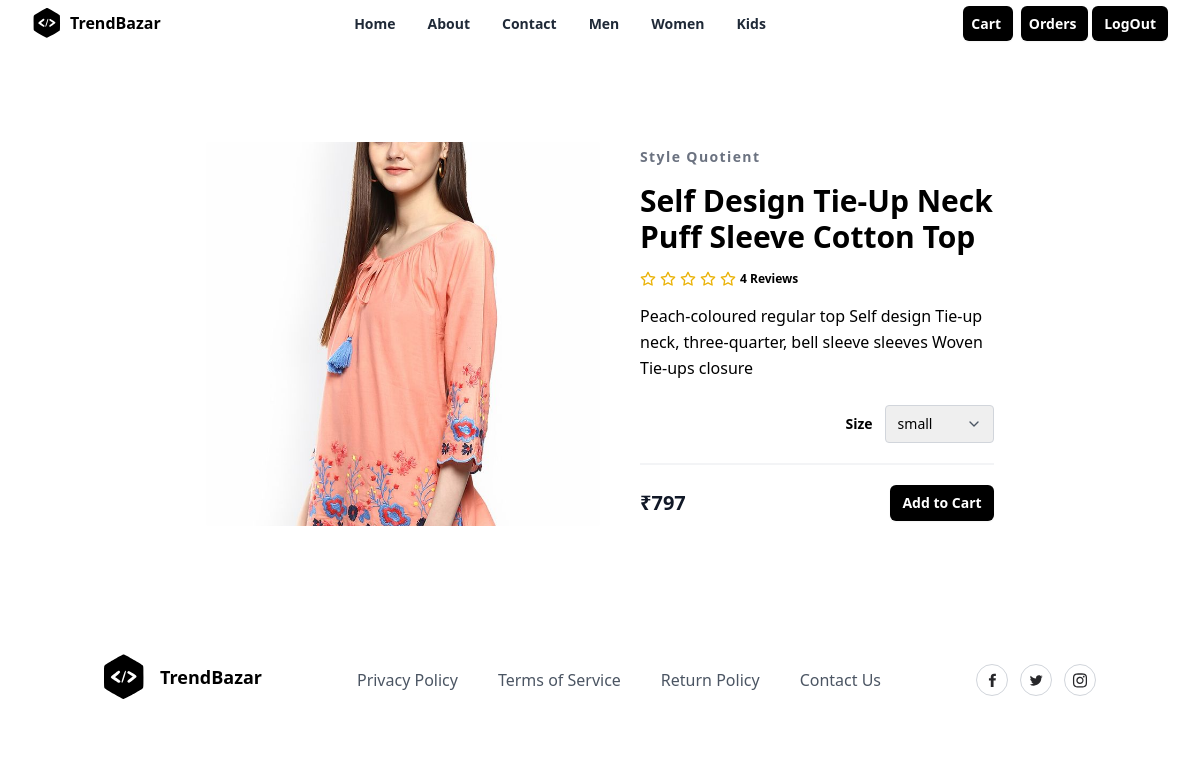
/product/5/, run on the app's committed database.
### store/models.py (models this page shows, shortened)
class Product(models.Model):
    title=models.CharField(max_length=200)
    description=models.CharField(max_length=400,null=True,blank=True)
    size_object=models.ManyToManyField(Size)
    category_object=models.ForeignKey(Category,on_delete=models.CASCADE)
    brand_object=models.ForeignKey(Brand,on_delete=models.CASCADE)
    image=models.ImageField(upload_to="product_images",null=True,blank=True,default="product_images/default.jpg")
    price=models.PositiveIntegerField()
    created_date=models.DateTimeField(auto_now_add=True)
    updated_date=models.DateTimeField(auto_now=True)
    is_active=models.BooleanField(default=True)

class Brand(models.Model):
    name=models.CharField(max_length=200,unique=True)
    created_date=models.DateTimeField(auto_now_add=True)
    updated_date=models.DateTimeField(auto_now=True)
    is_active=models.BooleanField(default=True)
    def __str__(self) -> str:
        return self.name

### store/views.py (the view)
# urls.py: path("product/<int:pk>/",views.ProductDetailView.as_view(),name="product-detail"),
class ProductDetailView(View):
    def get(self,request,*args,**kwargs):
        id=kwargs.get("pk")
        qs=Product.objects.get(id=id)
        return render(request,"product_detail.html",{"data":qs})

### store/context_processors.py (called while the page is built)
def demo(request):
    return {"msg":"hello coder"}

def cart_count(request):
    count=0
    if request.user.is_authenticated:
        if request.user.cart.get_cart_items.count() > 0:
            data=request.user.cart.cartitems.filter(is_order_placed=False).values_list('quantity').aggregate(total=Sum('quantity'))
            count=data.get('total')
    return {"item_count":count}

### store/templates/product_detail.html (shortened to what this page needs)
{%extends 'base.html'%}
{%block body_block%}
{%if data%}
<section class="overflow-hidden">
    <div class="mx-auto max-w-5xl px-5 py-24">
      <form action="{%url 'addtocart' data.id%}" method="post">
        <div class="mx-auto flex flex-wrap items-center lg:w-4/5">
            <img
              alt="Nike Air Max 21A"
              class="h-64 w-full rounded object-cover lg:h-96 lg:w-1/2"
              src="{{data.image.url}}"
            />
            <div class="mt-6 w-full lg:mt-0 lg:w-1/2 lg:pl-10">
              <h2 class="text-sm font-semibold tracking-widest text-gray-500">
                {{data.brand_object}}
              </h2>
              <h1 class="my-4 text-3xl font-semibold text-black">{{data.title}}</h1>
              <div class="my-4 flex items-center">
                <span class="flex items-center space-x-1">
                  <span class="ml-3 inline-block text-xs font-semibold">
                    4 Reviews
                  </span>
                </span>
              </div>
              <p class="leading-relaxed">
                {{data.description}}
              </p>
              <div class="mb-5 mt-6 flex items-center border-b-2 border-gray-100 pb-5">
                <div class="ml-auto flex items-center">
                  <span class="mr-3 text-sm font-semibold">Size</span>
                  <div class="relative">
                    <select name="size" class="appearance-none rounded border border-gray-300 py-2 pl-3 pr-10 text-sm focus:border-black focus:outline-none focus:ring-2 focus:ring-black">
                      {%for opt in data.size_object.all%}
                        <option value="{{opt.name}}">{{opt.name}}</option>
                      {%endfor%}
                    </select>
                    <span class="pointer-events-none absolute right-0 top-0 flex h-full w-10 items-center justify-center text-center text-gray-600">
                    </span>
                  </div>
                </div>
              </div>
              <div class="flex items-center justify-between">
                <span class="title-font text-xl font-bold text-gray-900">
                  ₹{{data.price}}
                </span>
                <button
                  type="submit"
                  class="rounded-md bg-black px-3 py-2 text-sm font-semibold text-white shadow-sm hover:bg-black/80 focus-visible:outline focus-visible:outline-2 focus-visible:outline-offset-2 focus-visible:outline-black"
                >
                  Add to Cart
                </button>
              </div>
            </div>
          </div>
      </form>
    </div>
  </section>
{%endif%}
{%endblock%}

### data on the page
Product: image (picture), brand_object "Style Quotient", title "Self Design Tie-Up Neck Puff Sleeve Cotton Top", description "Peach-coloured regular top Self design Tie-up neck, three-quarter, bell sleeve sleeves Woven Tie-ups closure", price "797"

### other printed values
form field size "small"
